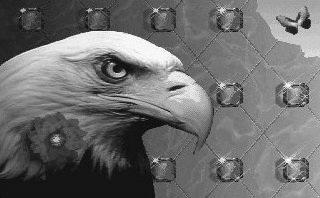
%> input picture lab4/gaviao_cinza.jpg, 320 x 198 px
$ octave otsu1.m   (GNU Octave 9; MATLAB toolbox functions it lacks are replaced by stand-ins)
%> lines starting %> are read from the running program, lines starting %| are printed output that depends on the picture; in (x1, y1, x2, y2) boxes, pixels count from 0 and x2, y2 are one past the last pixel; in counts of white or black regions, pixels touching at a corner belong together; the program's own positions count from 1
close all
clear all
I = imread('gaviao_cinza.jpg');
%> I is the input picture: size 198x320 uint8; min 0, max 255, mean 110
L = 255;%max(max(I)); %nivel de cinza m醲imo
minimo = 0;%min(min(I)); %nivel de cinza minimo

vetorProb = zeros(minimo+1,L+1);

figure;
imshow(I);
title('Imagem Original');

[l,a] = size(I);
%> l = 198; a = 320
for u = minimo:L
    vetorProb(u+1) = length(find(I==u));
end
%> after the loop, vetorProb = 256 values, max 2294 at index 22, min 1 at index 4, mean 247.5
vetorProb = vetorProb/(l*a);
%> vetorProb = 256 values, max 0.0362 at index 22, min 1.58e-05 at index 4, mean 0.00391
%bar(vetorProb); %%
for t = minimo:L
        i1= minimo:t;
        us1 = sum(i1.*vetorProb( (minimo+1) : (t+1) ));
        w1 = sum(vetorProb( (minimo+1): (t+1) ));
        u1 = us1/w1;

        i2= t+1:L;
        us2 = sum(i2.*vetorProb( (t+2) : (L+1) ));
        w2 = sum(vetorProb( (t+2) : (L+1) ));
        u2 = us2/w2;

        ig = minimo:L;
        ug = us1 + us2;
        var_g = sum( ((ig-ug).^2).*vetorProb);
        var_b = w1*w2*(u1-u2)^2;
        nt(t+1)=(var_b/var_g);
end
%> this loop made 256 passes
%> (us1, w1, u1, us2, w2, u2, var_b) on passes 1 to 3: (0, 9.47e-05, 0, 110, 1, 110, 1.14), (3.16e-05, 0.000126, 0.25, 110, 1, 110, 1.52), (0.000126, 0.000174, 0.727, 110, 1, 110, 2.07)

[T_val,T_i]=max(nt);
%> T_val = 0.648; T_i = 107
T_i=T_i-1;
%> T_i = 106

[l,c] = size(I);
%> c = 320
resultante = zeros(l,c);

for i = 1:l
    for j = 1:c
        if(I(i,j) > T_i)
            resultante(i,j) = 1;
        else
            resultante(i,j) = 0;
        end
    end
end
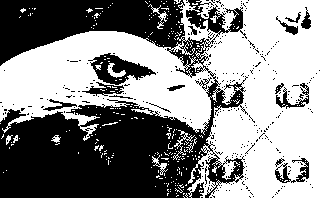
%> resultante: size 198x320 double; values 0 (black) and 1 (white), 53.8% white; 314 black regions (298 under 20 px), largest, box (x1, y1, x2, y2) and area: (0, 0, 248, 198) 26191, (88, 53, 156, 85) 981, (275, 158, 309, 183) 307


colormap(gray);
figure;
imagesc(resultante);
colormap(gray);
title('Imagem Resultante');
message = sprintf('Limiar %d.', T_i);
%> message = 'Limiar 106.'
uiwait(helpdlg(message));

$ run again, with lab4/arvore (1).jpg copied over lab4/gaviao_cinza.jpg
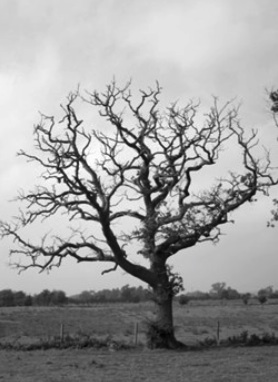
%> input picture lab4/arvore (1).jpg, 278 x 382 px
%> I is the input picture: size 382x278x3 uint8; mean R, G, B 158.4, 158.4, 158.4
%> after the loop `for u = minimo:L`: vetorProb = 256 values, max 8295 at index 214, min 0 at index 1, mean 1244.5
%> `vetorProb = vetorProb/(l*a);`: vetorProb = 256 values, max 0.026 at index 214, min 0 at index 1, mean 0.00391
%> the loop `for t = minimo:L` made 256 passes
%> (us1, w1, u1, us2, w2, u2, var_b) on passes 1, 4, 5: (0, 0, NaN, 158.4, 1, 158.4, NaN), (4.71e-05, 2.82e-05, 1.67, 158.4, 1, 158.4, 0.694), (0.000198, 6.59e-05, 3, 158.4, 1, 158.4, 1.59)
%> `[T_val,T_i]=max(nt);`: T_val = 0.879; T_i = 143
%> `T_i=T_i-1;`: T_i = 142
%> after the loop `for i = 1:l`:
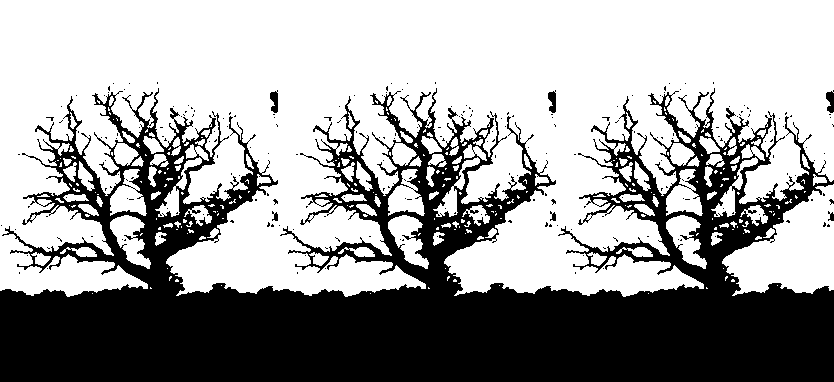
%> resultante: size 382x834 double; values 0 (black) and 1 (white), 62.6% white; 235 black regions (228 under 20 px), largest, box (x1, y1, x2, y2) and area: (0, 88, 834, 382) 118113, (270, 90, 278, 113) 132, (548, 90, 556, 113) 132
%> message = 'Limiar 142.'
